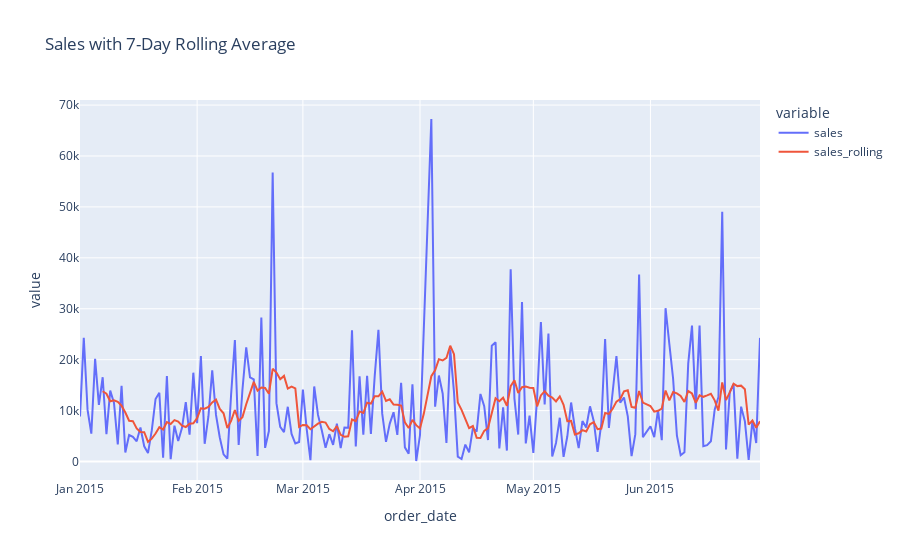
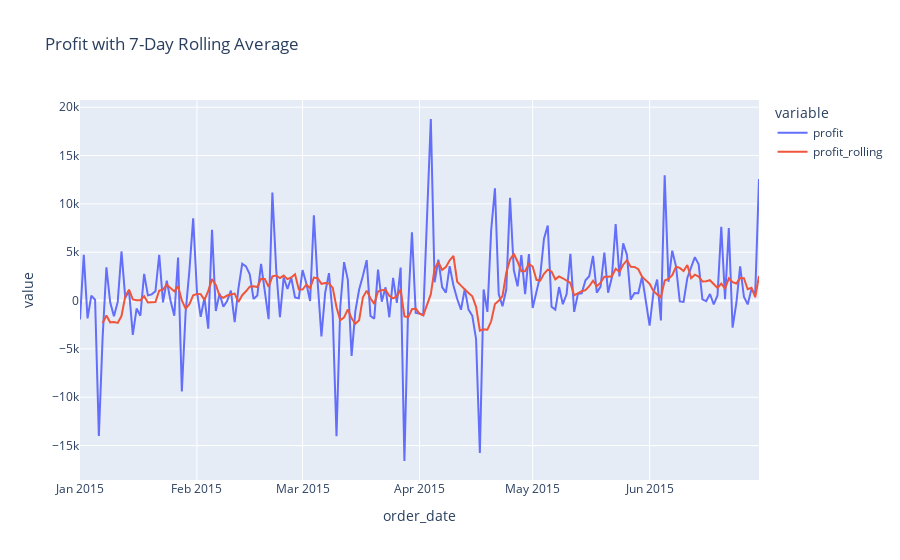

The code cell stored with these charts, in order, in its notebook:
### Code cell
rolling = daily.copy()

for col, name in pairs_time:
    rolling[f"{col}_rolling"] = rolling[col].rolling(window=7).mean()

    fig = px.line(
        rolling,
        x="order_date",
        y=[col, f"{col}_rolling"],
        title=f"{name} with 7-Day Rolling Average"
    )
    fig.show()

### Figure 1 — Plotly figure (JSON) as saved in the notebook; plotly's stock layout.template omitted (floating-point values rounded to 4 significant figures; data arrays with more than 128 entries replaced by an {"elided": "..."} marker saying what was removed)
{"data": [{"hovertemplate": "variable=sales<br>order_date=%{x}<br>value=%{y}<extra></extra>", "legendgroup": "sales", "line": {"color": "#636efa", "dash": "solid"}, "marker": {"symbol": "circle"}, "mode": "lines", "name": "sales", "orientation": "v", "showlegend": true, "type": "scatter", "x": {"elided": "179 str values"}, "xaxis": "x", "y": {"elided": "179 float values"}, "yaxis": "y"}, {"hovertemplate": "variable=sales_rolling<br>order_date=%{x}<br>value=%{y}<extra></extra>", "legendgroup": "sales_rolling", "line": {"color": "#EF553B", "dash": "solid"}, "marker": {"symbol": "circle"}, "mode": "lines", "name": "sales_rolling", "orientation": "v", "showlegend": true, "type": "scatter", "x": {"elided": "179 str values"}, "xaxis": "x", "y": {"elided": "179 float values"}, "yaxis": "y"}], "layout": {"legend": {"title": {"text": "variable"}, "tracegroupgap": 0}, "title": {"text": "Sales with 7-Day Rolling Average"}, "xaxis": {"anchor": "y", "domain": [0, 1], "title": {"text": "order_date"}}, "yaxis": {"anchor": "x", "domain": [0, 1], "title": {"text": "value"}}}}

### Figure 2 — Plotly figure (JSON) as saved in the notebook; plotly's stock layout.template omitted (floating-point values rounded to 4 significant figures; data arrays with more than 128 entries replaced by an {"elided": "..."} marker saying what was removed)
{"data": [{"hovertemplate": "variable=profit<br>order_date=%{x}<br>value=%{y}<extra></extra>", "legendgroup": "profit", "line": {"color": "#636efa", "dash": "solid"}, "marker": {"symbol": "circle"}, "mode": "lines", "name": "profit", "orientation": "v", "showlegend": true, "type": "scatter", "x": {"elided": "179 str values"}, "xaxis": "x", "y": {"elided": "179 float values"}, "yaxis": "y"}, {"hovertemplate": "variable=profit_rolling<br>order_date=%{x}<br>value=%{y}<extra></extra>", "legendgroup": "profit_rolling", "line": {"color": "#EF553B", "dash": "solid"}, "marker": {"symbol": "circle"}, "mode": "lines", "name": "profit_rolling", "orientation": "v", "showlegend": true, "type": "scatter", "x": {"elided": "179 str values"}, "xaxis": "x", "y": {"elided": "179 float values"}, "yaxis": "y"}], "layout": {"legend": {"title": {"text": "variable"}, "tracegroupgap": 0}, "title": {"text": "Profit with 7-Day Rolling Average"}, "xaxis": {"anchor": "y", "domain": [0, 1], "title": {"text": "order_date"}}, "yaxis": {"anchor": "x", "domain": [0, 1], "title": {"text": "value"}}}}
